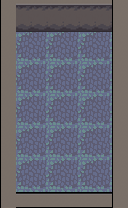

Below is a game level as drawn by its tile map, then a one-line description and the .tmx that defines it (tile-layer data replaced by summaries):
An orthogonal 8x13 tile map with 16x16 px tiles, 2 tile layers (chao, parede) and 4 objects.

<map version="1.0" tiledversion="1.0.3" orientation="orthogonal" renderorder="right-down" width="8" height="13" tilewidth="16" tileheight="16" nextobjectid="59">
 <tileset firstgid="1" source="vamoLaAgoraVai.tsx" />
 <layer name="chao" width="8" height="13">
  <data>[104 cells, 91 non-empty, 8 distinct tile ids]</data>
 </layer>
 <layer name="parede" width="8" height="13">
  <data>[104 cells, 13 non-empty, 1 distinct tile ids]</data>
 </layer>
 <objectgroup name="objParede">
  <object id="46" x="-3.14707" y="25.7649" width="18.7869" height="166.935" />
  <object id="48" x="-2.14707" y="193.237" width="129.898" height="15.5663" />
  <object id="55" x="4.04187e-5" y="-1.07354" width="127.751" height="26.3017" />
  <object id="58" x="112.313" y="24.9598" width="18.7869" height="166.935" />
 </objectgroup>
</map>
